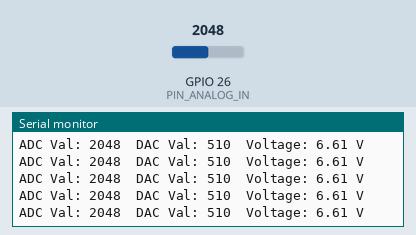
Recording of a sketch running on a simulated ESP32. On the bench: the last lines printed to the serial monitor. The inputs (shaded band) are chosen by the test bench; at power-on: GPIO 26 (PIN_ANALOG_IN) = 2048.

Above: at 1.2 s.
1.3 s: GPIO 26 (PIN_ANALOG_IN) set to 2866
At 1.56 s:
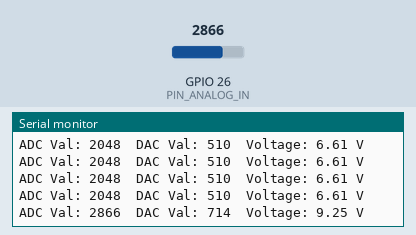
2.8 s: GPIO 26 (PIN_ANALOG_IN) set to 3603
At 2.96 s:
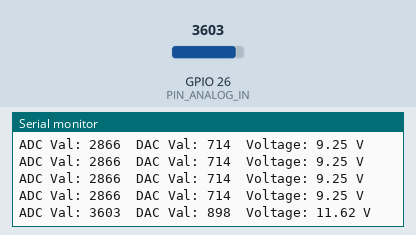
Timing chart, 0 to 5.8 s (numbered marks = the images above; inputs shaded):
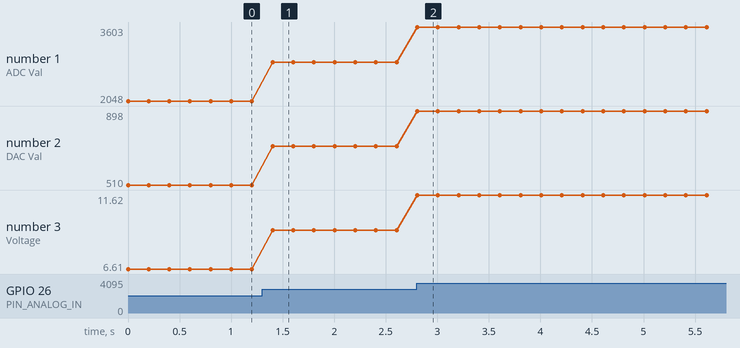

Measured:
- after the input at 1.3 s, the serial monitor: prints a new line after 0.10 s (image 1)
- after the input at 2.8 s, the serial monitor: prints a new line at once (image 2)
- plotted number 1: 2048 → 2866 after the input at 1.3 s, 2866 → 3603 after the input at 2.8 s
- plotted number 2: 510 → 714 after the input at 1.3 s, 714 → 898 after the input at 2.8 s
- plotted number 3: 6.61 → 9.25 after the input at 1.3 s, 9.25 → 11.62 after the input at 2.8 s

The sketch:

Project_09_Steam_Sensor.ino
```cpp
//**********************************************************************************
/*
 * 名称   : Steam_Sensor
 * 功能   : 读取水滴传感器的值，将其转化为ADC、DAC和电压值
 * 作者   : http://www.keyes-robot.com/
*/
#define PIN_ANALOG_IN 26   //水滴传感器的模拟引脚定义为GPIO26

void setup() {
  Serial.begin(115200);   //波特率设置为115200
  pinMode(PIN_ANALOG_IN, INPUT);    //将传感器的引脚设置为输入模式
}

void loop() {
  int adcVal = analogRead(PIN_ANALOG_IN);    //使用analogRead()函数获取ADC值
  int dacVal = map(adcVal, 0, 1023, 0, 255);   //使用map()函数将ADC值转换为DAC值
  double voltage = adcVal / 1023.0 * 3.3;  //输出电压
  Serial.print("ADC Val: "); //打印字符串ADC Val:
  Serial.print(adcVal); //打印ADC值, DAC值和电压值
  Serial.print("  DAC Val: ");  //打印字符串DAC Val:
  Serial.print(dacVal);  //打印DAC值
  Serial.print("  Voltage: ");  //打印字符串Voltage:
  Serial.print(voltage);  //打印电压值
  Serial.println(" V");  //打印字符串V
  delay(200);
}
//**********************************************************************************
```
